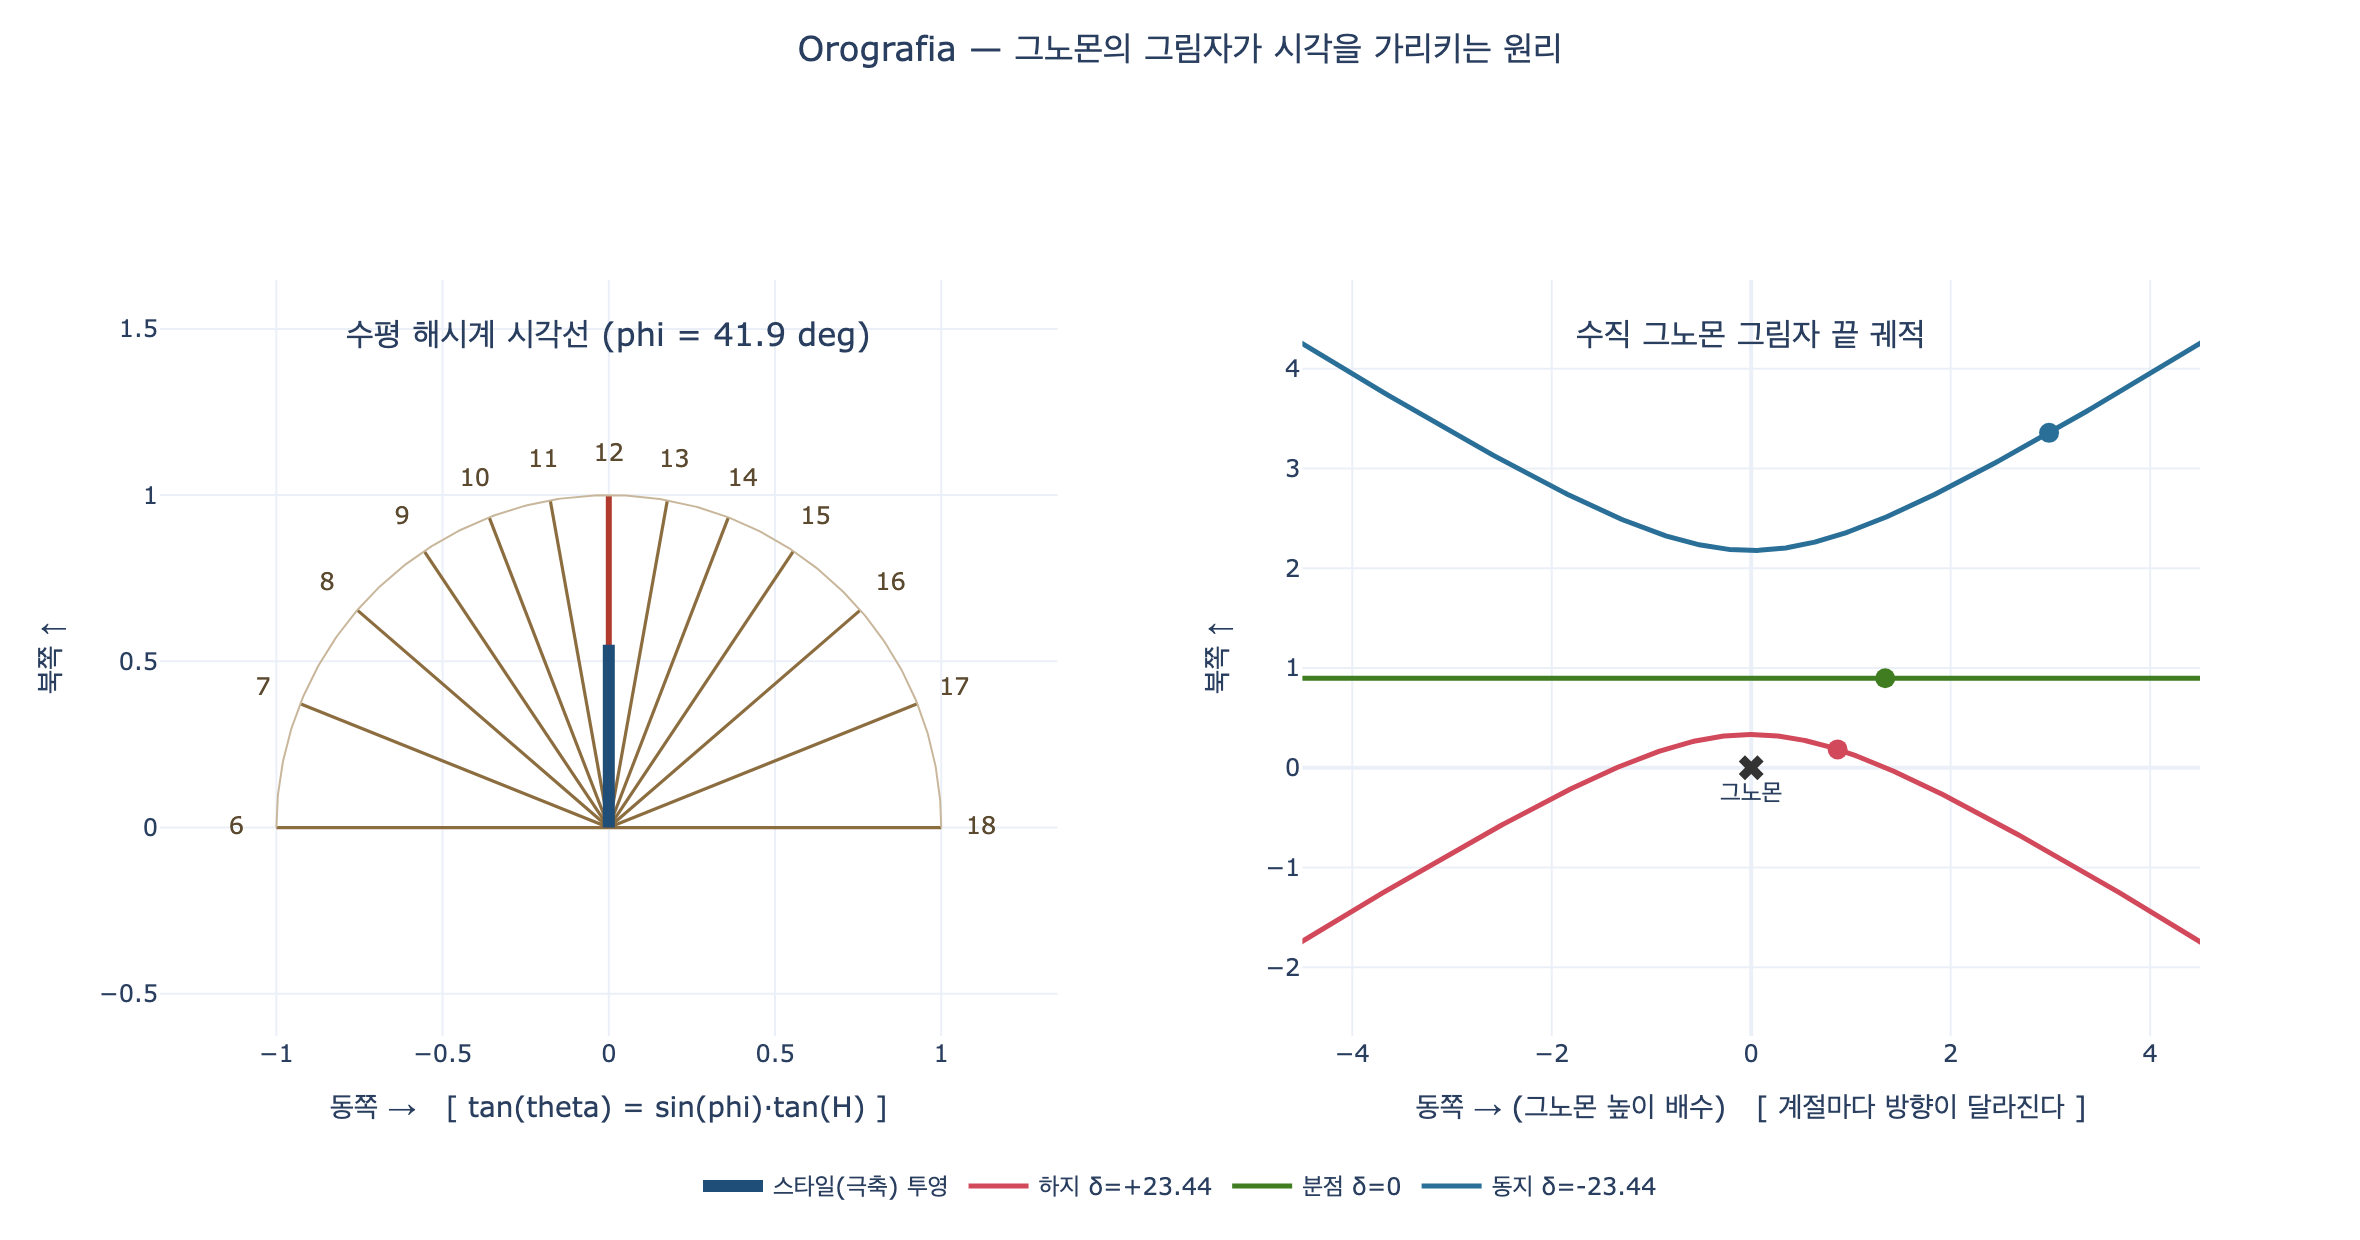

Source code (Python):
# %% [markdown]
# # Orografia — 그노몬의 그림자로 시각을 읽는 원리
#
# 리파의 `OROGRAFIA`(시각 측정술)는 **왼손에 해시계**를 들고, 머리 위 태양의 광선이
# **그노몬(Gnomone)의 그림자**를 만들어 *"l'ombra del Gnomone, diretta all' ora corrente"*
# — 곧 현재 시각을 가리키게 한다.
#
# 이 노트북은 그 장치를 실제 천문 계산으로 재현한다.
#
# 1. 태양의 고도·방위각을 **위도 $\phi$ · 적위 $\delta$ · 시간각 $H$** 로부터 구한다
# 2. 극축에 맞춘 스타일(style)의 그림자가 만드는 **수평 해시계 시각선 공식**
#    $$\tan\theta = \sin\phi \,\tan H$$
#    을 유도하고 수치로 검증한다
# 3. 수직 막대(원시적 그노몬)의 그림자 끝 궤적을 계절별로 그린다
#
# 리파가 여인의 오른손에 쥐어 준 **컴퍼스·자·경사계(declinatorio)**는 바로 이 시각선을
# 문자판 위에 작도하기 위한 도구다.

# %%
# 필요 패키지: numpy, plotly, kaleido
import numpy as np
import plotly.graph_objects as go
from plotly.subplots import make_subplots


def _show(fig):
    try:
        from IPython import get_ipython

        if get_ipython() is not None:  # VSCode 셀/Jupyter에서만 렌더링
            fig.show()
    except ImportError:
        pass


PHI_DEG = 41.9  # 로마(리파가 활동한 도시)의 위도
PHI = np.radians(PHI_DEG)
print(f"위도 phi = {PHI_DEG} deg (Roma)")
# 출력: 위도 phi = 41.9 deg (Roma)

# %% [markdown]
# ## 1. 시간각과 적위
#
# * **시간각** $H$ : 진태양시 $t$(시)에 대해 $H = 15^\circ \times (t - 12)$.
#   정오에 $0$, 오후는 양(서쪽), 오전은 음(동쪽).
# * **적위** $\delta$ : 하지 $+23.44^\circ$, 분점 $0^\circ$, 동지 $-23.44^\circ$.
#
# 지평좌표(ENU: East–North–Up)에서 태양의 단위벡터는
#
# $$
# \begin{aligned}
# s_{U} &= \sin\phi\sin\delta + \cos\phi\cos\delta\cos H \quad (=\sin a,\; a=\text{고도})\\
# s_{E} &= -\cos\delta\sin H\\
# s_{N} &= \sin\delta\cos\phi - \cos\delta\cos H\sin\phi
# \end{aligned}
# $$


# %%
def hour_angle(t_hours):
    """진태양시(시) -> 시간각(rad). 정오 = 0, 오후 = +"""
    return np.radians(15.0 * (np.asarray(t_hours, dtype=float) - 12.0))


def sun_vector(H, delta, phi=PHI):
    """ENU 좌표계의 태양 단위벡터 (E, N, U)"""
    sE = -np.cos(delta) * np.sin(H)
    sN = np.sin(delta) * np.cos(phi) - np.cos(delta) * np.cos(H) * np.sin(phi)
    sU = np.sin(phi) * np.sin(delta) + np.cos(phi) * np.cos(delta) * np.cos(H)
    return np.array([sE, sN, sU])


def altitude_azimuth(H, delta, phi=PHI):
    """고도(deg), 방위각(deg, 북=0 동=90 남=180 서=270)"""
    sE, sN, sU = sun_vector(H, delta, phi)
    alt = np.degrees(np.arcsin(sU))
    az = np.degrees(np.arctan2(sE, sN)) % 360.0
    return alt, az


# 위생 검사: 분점 정오의 태양은 정남(방위 180도), 고도 = 90 - phi
alt, az = altitude_azimuth(hour_angle(12.0), 0.0)
print(f"분점 정오  고도={alt:.2f} 방위={az:.2f}  (기대 고도 {90 - PHI_DEG:.2f}, 방위 180)")
# 출력: 분점 정오  고도=48.10 방위=180.00  (기대 고도 48.10, 방위 180)

for t in [6.0, 9.0, 15.0, 18.0]:
    a, z = altitude_azimuth(hour_angle(t), 0.0)
    print(f"  분점 {t:>4.1f}시 -> 고도 {a:6.2f} deg, 방위 {z:7.2f} deg")
# 출력:   분점  6.0시 -> 고도   0.00 deg, 방위  90.00 deg
# 출력:   분점  9.0시 -> 고도  31.76 deg, 방위 123.74 deg
# 출력:   분점 15.0시 -> 고도  31.76 deg, 방위 236.26 deg
# 출력:   분점 18.0시 -> 고도   0.00 deg, 방위 270.00 deg
# (분점에는 정확히 정동에서 뜨고 정서로 진다 -> 방위 90 / 270)

# %% [markdown]
# ## 2. 수평 해시계 시각선 공식의 유도
#
# 해시계의 **스타일(style)**은 지축(천구 북극)과 평행해야 한다. ENU에서 그 방향은
# $p = (0,\ \cos\phi,\ \sin\phi)$ — 즉 북쪽으로 위도만큼 기울어진 막대다.
#
# 스타일 위의 점 $P = t\,p$ 의 그림자는 $P - \dfrac{P_U}{s_U}\,s$ 로 지평면에 떨어진다. 계산하면
#
# $$
# X_E = t\,\frac{\sin\phi\cos\delta\sin H}{s_U},\qquad
# Y_N = t\,\frac{\cos\delta\cos H}{s_U}
# $$
#
# 따라서 정오선(북쪽 $+Y$)에서 잰 그림자 각도 $\theta$ 는
#
# $$
# \tan\theta = \frac{X_E}{Y_N} = \frac{\sin\phi\sin H}{\cos H} = \boxed{\sin\phi\,\tan H}
# $$
#
# **$\delta$ 가 소거된다** — 계절에 관계없이 같은 시각선을 쓸 수 있다는 것이 극축 스타일의 요체다.
# (그림자가 오후에 $+E$ 쪽으로 가는 것은 맞다: 오후 태양은 서쪽에 있으므로 그림자는 동쪽으로 눕는다.)


# %%
def hour_line_angle_analytic(H, phi=PHI):
    """수평 해시계 시각선 각도(deg). 정오선에서 잰 각, 오후 = +"""
    return np.degrees(np.arctan2(np.sin(phi) * np.sin(H), np.cos(H)))


def hour_line_angle_numeric(H, delta, phi=PHI):
    """극축 스타일의 그림자를 실제로 투영해 얻은 각도(deg)"""
    p = np.array([0.0, np.cos(phi), np.sin(phi)])  # 스타일 방향(천구 북극)
    s = sun_vector(H, delta, phi)
    if s[2] <= 0:
        return np.nan  # 해가 지평선 아래
    shadow = p - (p[2] / s[2]) * s  # (E, N, 0)
    return np.degrees(np.arctan2(shadow[0], shadow[1]))


print(f"{'시각':>5} {'H(deg)':>8} {'해석식':>9} {'하지 δ=+23.44':>14} {'분점 δ=0':>11} {'동지 δ=-23.44':>14}")
for t in [7, 8, 9, 10, 11, 12, 13, 14, 15, 16, 17]:
    H = hour_angle(t)
    row = [hour_line_angle_numeric(H, np.radians(d)) for d in (23.44, 0.0, -23.44)]
    print(f"{t:>5} {np.degrees(H):>8.1f} {hour_line_angle_analytic(H):>9.3f} " + " ".join(f"{v:>14.3f}" for v in row))
# 출력:    시각   H(deg)       해석식    하지 δ=+23.44      분점 δ=0    동지 δ=-23.44
# 출력:     7    -75.0   -68.138        -68.138        -68.138            nan
# 출력:     8    -60.0   -49.156        -49.156        -49.156        -49.156
# 출력:     9    -45.0   -33.736        -33.736        -33.736        -33.736
# 출력:    10    -30.0   -21.085        -21.085        -21.085        -21.085
# 출력:    11    -15.0   -10.145        -10.145        -10.145        -10.145
# 출력:    12      0.0     0.000          0.000          0.000          0.000
# 출력:    13     15.0    10.145         10.145         10.145         10.145
# 출력:    14     30.0    21.085         21.085         21.085         21.085
# 출력:    15     45.0    33.736         33.736         33.736         33.736
# 출력:    16     60.0    49.156         49.156         49.156         49.156
# 출력:    17     75.0    68.138         68.138         68.138            nan
# -> 해가 떠 있는 모든 경우에 해석식과 완전히 일치. 적위 delta 는 실제로 소거된다.
#    (동지 7시/17시의 nan 은 로마 위도에서 그 시각에 해가 아직/이미 지평선 아래라는 뜻)

# %%
# 계절 무관성의 정량 검증
errs = []
for t in np.arange(6.5, 17.6, 0.25):
    H = hour_angle(t)
    for d in np.linspace(-23.44, 23.44, 9):
        v = hour_line_angle_numeric(H, np.radians(d))
        if not np.isnan(v):
            errs.append(abs(v - hour_line_angle_analytic(H)))
print(f"표본 {len(errs)}개, 최대 오차 = {max(errs):.3e} deg")
# 출력: 표본 387개, 최대 오차 = 1.421e-14 deg  (부동소수점 한계 = 정확히 성립)

# 위도에 따른 시각선 압축: 적도(phi=0)면 모든 시각선이 겹치고, 극(phi=90)이면 등간격 15도
for phi_deg in [0, 20, 41.9, 60, 90]:
    angles = [hour_line_angle_analytic(hour_angle(t), np.radians(phi_deg)) for t in (13, 14, 15)]
    print(f"  phi={phi_deg:>5.1f} deg -> 13,14,15시 시각선 = " + ", ".join(f"{a:6.2f}" for a in angles))
# 출력:   phi=  0.0 deg -> 13,14,15시 시각선 =   0.00,   0.00,   0.00
# 출력:   phi= 20.0 deg -> 13,14,15시 시각선 =   5.24,  11.17,  18.88
# 출력:   phi= 41.9 deg -> 13,14,15시 시각선 =  10.15,  21.09,  33.74
# 출력:   phi= 60.0 deg -> 13,14,15시 시각선 =  13.06,  26.57,  40.89
# 출력:   phi= 90.0 deg -> 13,14,15시 시각선 =  15.00,  30.00,  45.00
# -> sin(phi) 가 15도 간격을 압축하는 계수. 적도에서는 수평 해시계가 무용지물이 된다.

# %% [markdown]
# ## 3. 수직 막대 그노몬의 그림자 끝 궤적
#
# 높이 $h$ 의 **수직** 막대(가장 원시적인 그노몬)의 그림자 끝은
#
# $$
# (X_E,\ Y_N) = -\frac{h}{s_U}\,(s_E,\ s_N)
# $$
#
# 이 궤적은 하루 동안 **원뿔곡선**을 그린다: 분점에는 직선(동서선), 하지에는 북쪽으로 볼록한 쌍곡선,
# 동지에는 남쪽으로 볼록한 쌍곡선. 그리고 그림자의 **방향(각도)이 계절마다 달라지므로**
# 수직 막대만으로는 시각을 정확히 읽을 수 없다 — 리파의 그노몬이 극축으로 기울어져야 하는 이유다.


# %%
def vertical_gnomon_shadow(t_hours, delta_deg, h=1.0, phi=PHI):
    """수직 막대 그림자 끝 좌표 (E, N). 해가 지평선 아래면 nan"""
    H = hour_angle(t_hours)
    sE, sN, sU = sun_vector(H, np.radians(delta_deg), phi)
    ok = sU > np.radians(3.0)  # 고도 3도 미만은 그림자가 발산 -> 잘라냄
    X = np.where(ok, -h * sE / np.where(ok, sU, 1.0), np.nan)
    Y = np.where(ok, -h * sN / np.where(ok, sU, 1.0), np.nan)
    return X, Y


for d, name in [(23.44, "하지"), (0.0, "분점"), (-23.44, "동지")]:
    X, Y = vertical_gnomon_shadow(np.array([12.0]), d)
    ang = np.degrees(np.arctan2(X[0], Y[0]))
    print(f"{name}(δ={d:+6.2f}) 정오 그림자 길이 = {np.hypot(X[0], Y[0]):.4f} h, 방향 = {ang:.1f} deg (북)")
# 출력: 하지(δ=+23.44) 정오 그림자 길이 = 0.3338 h, 방향 = 0.0 deg (북)
# 출력: 분점(δ= +0.00) 정오 그림자 길이 = 0.8972 h, 방향 = 0.0 deg (북)
# 출력: 동지(δ=-23.44) 정오 그림자 길이 = 2.1782 h, 방향 = 0.0 deg (북)
# -> 동지 정오의 그림자는 하지의 6.5배. 정오 방향은 계절과 무관하게 항상 정북.

# 같은 '오후 3시'라도 수직 막대의 그림자 각도는 계절마다 크게 다르다
print("\n오후 3시 그림자 방향 (정오선에서 잰 각, deg)")
for d, name in [(23.44, "하지"), (0.0, "분점"), (-23.44, "동지")]:
    X, Y = vertical_gnomon_shadow(np.array([15.0]), d)
    print(f"  {name}: {np.degrees(np.arctan2(X[0], Y[0])):7.2f}   (극축 스타일이면 항상 {hour_line_angle_analytic(hour_angle(15.0)):.2f})")
# 출력: 오후 3시 그림자 방향 (정오선에서 잰 각, deg)
# 출력:   하지:   78.06   (극축 스타일이면 항상 33.74)
# 출력:   분점:   56.26   (극축 스타일이면 항상 33.74)
# 출력:   동지:   41.65   (극축 스타일이면 항상 33.74)
# -> 같은 오후 3시인데 방향이 36도 넘게 벌어진다. 수직 막대는 계절 보정 없이 시계가 될 수 없다.

# %% [markdown]
# ## 4. 그림
#
# * **왼쪽** — 로마 위도의 수평 해시계 문자판. 6시~18시 시각선을 $\tan\theta=\sin\phi\tan H$ 로 작도.
#   리파의 여인이 든 **컴퍼스와 자**가 하는 일이 바로 이 작도다.
# * **오른쪽** — 높이 1인 수직 막대의 그림자 끝 궤적(하지/분점/동지)과 정오 위치.

# %%
fig = make_subplots(
    rows=1,
    cols=2,
    subplot_titles=(
        f"수평 해시계 시각선 (phi = {PHI_DEG} deg)",
        "수직 그노몬 그림자 끝 궤적",
    ),
    horizontal_spacing=0.12,
)

# --- 왼쪽: 시각선 ---
R = 1.0
for t in range(6, 19):
    th = np.radians(hour_line_angle_analytic(hour_angle(t)))
    # 6시/18시는 동서선 위에 정확히 눕는다
    x, y = R * np.sin(th), R * np.cos(th)
    fig.add_trace(
        go.Scatter(
            x=[0, x], y=[0, y], mode="lines",
            line=dict(color="#8c6d3f" if t != 12 else "#b03a2e", width=3 if t == 12 else 1.6),
            hovertemplate=f"{t}시 · theta={np.degrees(th):.2f} deg<extra></extra>",
            showlegend=False,
        ),
        row=1, col=1,
    )
    fig.add_trace(
        go.Scatter(
            x=[1.12 * x], y=[1.12 * y], mode="text", text=[str(t)],
            textfont=dict(size=12, color="#5b4a2f"), showlegend=False, hoverinfo="skip",
        ),
        row=1, col=1,
    )

# 스타일(극축 막대)의 지평면 투영 = 정오선
fig.add_trace(
    go.Scatter(x=[0, 0], y=[0, 0.55], mode="lines",
               line=dict(color="#1f4e79", width=6), name="스타일(극축) 투영"),
    row=1, col=1,
)
# 문자판 테두리(위쪽 반원 — 시각선이 놓이는 범위)
ang = np.linspace(-np.pi / 2, np.pi / 2, 400)
fig.add_trace(
    go.Scatter(x=R * np.sin(ang), y=R * np.cos(ang), mode="lines",
               line=dict(color="#c9b79c", width=1), showlegend=False, hoverinfo="skip"),
    row=1, col=1,
)

# --- 오른쪽: 그림자 끝 궤적 ---
ts = np.linspace(4.0, 20.0, 800)
for d, name, color in [(23.44, "하지 δ=+23.44", "#d1495b"),
                       (0.0, "분점 δ=0", "#3f7d20"),
                       (-23.44, "동지 δ=-23.44", "#2a6f97")]:
    X, Y = vertical_gnomon_shadow(ts, d)
    fig.add_trace(
        go.Scatter(x=X, y=Y, mode="lines", name=name, line=dict(color=color, width=2.5),
                   hovertemplate="E=%{x:.2f}h, N=%{y:.2f}h<extra>" + name + "</extra>"),
        row=1, col=2,
    )
    Xn, Yn = vertical_gnomon_shadow(np.array([15.0]), d)
    fig.add_trace(
        go.Scatter(x=Xn, y=Yn, mode="markers", marker=dict(color=color, size=10, symbol="circle"),
                   name=f"{name.split()[0]} 15시", showlegend=False,
                   hovertemplate="15시<extra>" + name + "</extra>"),
        row=1, col=2,
    )
fig.add_trace(
    go.Scatter(x=[0], y=[0], mode="markers+text", marker=dict(color="#333", size=11, symbol="x"),
               text=["그노몬"], textposition="bottom center", showlegend=False),
    row=1, col=2,
)

fig.update_xaxes(title_text="동쪽 →   [ tan(theta) = sin(phi)·tan(H) ]", row=1, col=1,
                 range=[-1.35, 1.35], zeroline=False)
fig.update_yaxes(title_text="북쪽 ↑", row=1, col=1, range=[-0.30, 1.32],
                 scaleanchor="x", scaleratio=1, zeroline=False)
fig.update_xaxes(title_text="동쪽 → (그노몬 높이 배수)   [ 계절마다 방향이 달라진다 ]", row=1, col=2,
                 range=[-4.5, 4.5])
fig.update_yaxes(title_text="북쪽 ↑", row=1, col=2, range=[-2.3, 4.5],
                 scaleanchor="x2", scaleratio=1)
fig.update_layout(
    title=dict(text="Orografia — 그노몬의 그림자가 시각을 가리키는 원리", x=0.5, xanchor="center", y=0.97),
    template="plotly_white", width=1180, height=620,
    margin=dict(t=140, b=90),
    legend=dict(orientation="h", y=-0.16, x=0.5, xanchor="center"),
)
# subplot 제목이 메인 타이틀과 겹치지 않도록 아래로 내린다
for ann in fig.layout.annotations[:2]:
    ann.update(y=0.90, yanchor="bottom")

_show(fig)
fig.write_image("expy.png", scale=2)
print("saved expy.png")
# 출력: saved expy.png

# %% [markdown]
# ## 정리
#
# | 리파의 도상 | 대응하는 수학 |
# |---|---|
# | 머리 위 **태양** | 적위 $\delta$ 와 시간각 $H$ 로 정해지는 태양 방향 벡터 |
# | **그노몬의 그림자** | 지평면 투영 $P - (P_U/s_U)\,s$ |
# | 왼손의 **해시계** 문자판 | $\tan\theta = \sin\phi\tan H$ 로 그린 시각선 다발 |
# | 오른손의 **컴퍼스·자** | 그 시각선·자오선·분점선·회귀선의 작도 |
# | 오른손의 **경사계(declinatorio)** | 벽면의 방위·편각 $\to$ 수직 해시계의 시각선 보정 |
# | 머리 위 **모래시계** | 해가 없는 밤 ($s_U < 0$) 의 시간 측정 |
#
# 핵심: $\delta$ 가 시각선 공식에서 소거되기 때문에 **하나의 문자판이 사시사철 통한다**.
# 그 대가로 그노몬은 반드시 **위도 $\phi$ 만큼 기울어 천구 북극을 향해야** 한다.
